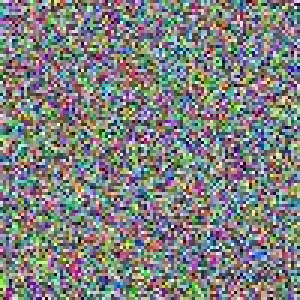
#> input picture test.jpg, 100 x 100 px (shown 3 times larger)
$ python image_preprocessing.py ../../test.jpg
#> lines starting #> are read from the running program, lines starting #| are printed output that depends on the picture
#> further down, img is the input picture: shape (100, 100, 3); mean B, G, R 127.8, 128.9, 126.9
"""
Image Preprocessing Example

Simple image preprocessing functions demonstrating:
- Image loading and resizing
- Type conversion and normalization
- Color space conversion
"""

import cv2
import numpy as np
import sys


def preprocess_image(image_path: str):
    """
    Basic image preprocessing: resize and normalize.

    Args:
        image_path: Path to input image

    Returns:
        Preprocessed image as float32 array
    """
#> called with image_path = '../../test.jpg'
    # Load image
    img = cv2.imread(image_path)

    # Resize to 224x224
    img = cv2.resize(img, (224, 224))
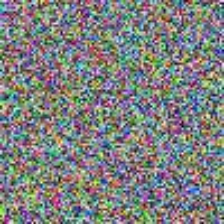
#> img: shape (224, 224, 3); mean B, G, R 127.7, 128.8, 126.8

    # Convert to float and normalize
    img = img.astype(np.float32) / 255.0
#| preprocess_image: shape=(224, 224, 3), dtype=float32

    # @inference
    # Placeholder for model inference
    result = img

    # Postprocessing (passthrough)
    return result


def preprocess_with_color_conversion(image_path: str):
    """
    Image preprocessing with BGR to RGB conversion.

    Args:
        image_path: Path to input image

    Returns:
        Preprocessed image with RGB color space
    """
#> called with image_path = '../../test.jpg'
    # Load image (OpenCV loads as BGR)
    img = cv2.imread(image_path)

    # Convert BGR to RGB
    img_rgb = cv2.cvtColor(img, cv2.COLOR_BGR2RGB)

    # Resize to 256x256
    img_resized = cv2.resize(img_rgb, (256, 256))
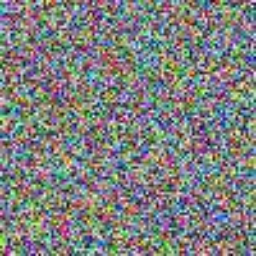
#> img_resized: shape (256, 256, 3); mean R, G, B 126.8, 128.8, 127.7

    # Convert to float and normalize
    img_float = img_resized.astype(np.float32) / 255.0

    return img_float

def preprocess_with_color_conversion_and_resize(image_path: str):
    """
    Image preprocessing with BGR to RGB conversion and resize.

    Args:
        image_path: Path to input image

    Returns:
        Preprocessed image with RGB color space and resized to 256x256
    """
    # Load image (OpenCV loads as BGR)
    img = cv2.imread(image_path)

    # Convert BGR to RGB
    img_rgb = cv2.cvtColor(img, cv2.COLOR_BGR2RGB)

    # Resize to 256x256
    img_resized = cv2.resize(img_rgb, (256, 256))

    # Convert to float and normalize
    img_float = img_resized.astype(np.float32) / 255.0

    return img_float


if __name__ == '__main__':
    if len(sys.argv) < 2:
        print("Usage: python image_preprocessing.py <image_path>")
        print("Example: python image_preprocessing.py test.jpg")
        sys.exit(1)

    image_path = sys.argv[1]
    a = 1
    img = cv2.imread(image_path)

    print(f"Processing image: {image_path}")

    # Test preprocess_image
    result1 = preprocess_image(image_path)
    print(f"preprocess_image: shape={result1.shape}, dtype={result1.dtype}")

    # Test preprocess_with_color_conversion
    result2 = preprocess_with_color_conversion(image_path)
    print(f"preprocess_with_color_conversion: shape={result2.shape}, dtype={result2.dtype}")
#| preprocess_with_color_conversion: shape=(256, 256, 3), dtype=float32

$ run again, with examples/data/sample.jpg copied over test.jpg
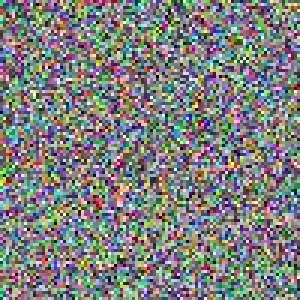
#> input picture examples/data/sample.jpg, 100 x 100 px (shown 3 times larger)
#> img is the input picture: shape (100, 100, 3); mean B, G, R 127.4, 128, 127
#> in preprocess_image, `img = cv2.resize(img, (224, 224))`:
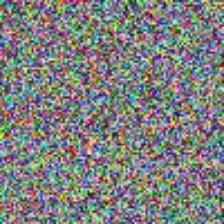
#> img: shape (224, 224, 3); mean B, G, R 127.3, 127.9, 126.9
#| preprocess_image: shape=(224, 224, 3), dtype=float32
#> in preprocess_with_color_conversion, `img_resized = cv2.resize(img_rgb, (256, 256))`:
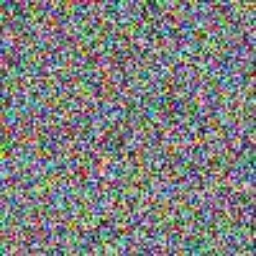
#> img_resized: shape (256, 256, 3); mean R, G, B 126.9, 127.9, 127.2
#| preprocess_with_color_conversion: shape=(256, 256, 3), dtype=float32

$ run again, with config/data/test_image.jpg copied over test.jpg
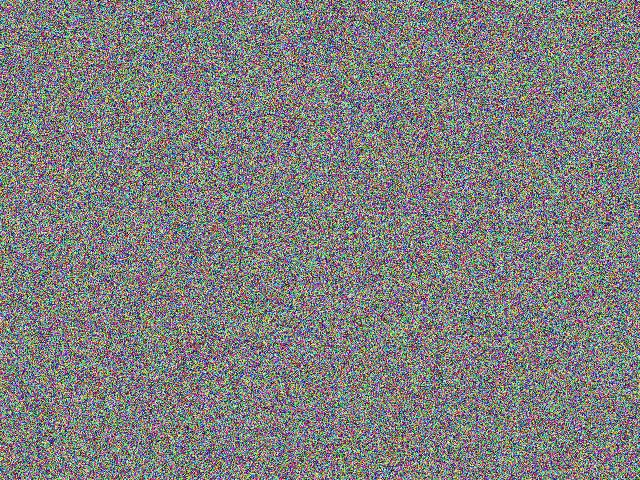
#> input picture config/data/test_image.jpg, 640 x 480 px
#> img is the input picture: shape (480, 640, 3); mean B, G, R 126.7, 126.9, 127.2
#> in preprocess_image, `img = cv2.resize(img, (224, 224))`:
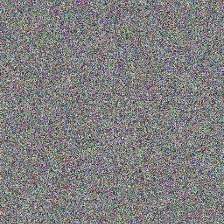
#> img: shape (224, 224, 3); mean B, G, R 126.8, 127, 127.3
#| preprocess_image: shape=(224, 224, 3), dtype=float32
#> in preprocess_with_color_conversion, `img_resized = cv2.resize(img_rgb, (256, 256))`:
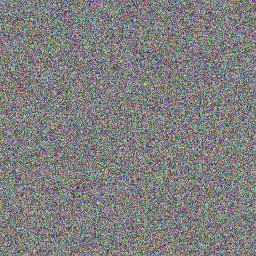
#> img_resized: shape (256, 256, 3); mean R, G, B 127.1, 126.8, 126.7
#| preprocess_with_color_conversion: shape=(256, 256, 3), dtype=float32
